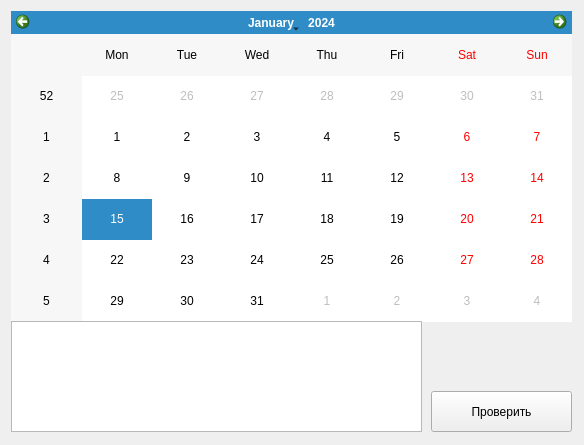
<?xml version="1.0" encoding="UTF-8"?>
<ui version="4.0">
 <class>Form</class>
 <widget class="QWidget" name="Form">
  <property name="geometry">
   <rect>
    <x>0</x>
    <y>0</y>
    <width>584</width>
    <height>445</height>
   </rect>
  </property>
  <property name="windowTitle">
   <string>Календарь посещаемости</string>
  </property>
  <layout class="QHBoxLayout" name="horizontalLayout">
   <item>
    <widget class="QWidget" name="widget" native="true">
     <widget class="QCalendarWidget" name="calendarWidget">
      <property name="geometry">
       <rect>
        <x>0</x>
        <y>0</y>
        <width>561</width>
        <height>311</height>
       </rect>
      </property>
     </widget>
     <widget class="QTextEdit" name="output">
      <property name="geometry">
       <rect>
        <x>0</x>
        <y>310</y>
        <width>411</width>
        <height>111</height>
       </rect>
      </property>
     </widget>
     <widget class="QPushButton" name="res_btn">
      <property name="geometry">
       <rect>
        <x>420</x>
        <y>380</y>
        <width>141</width>
        <height>41</height>
       </rect>
      </property>
      <property name="text">
       <string>Проверить</string>
      </property>
     </widget>
    </widget>
   </item>
  </layout>
 </widget>
 <resources/>
 <connections/>
</ui>
